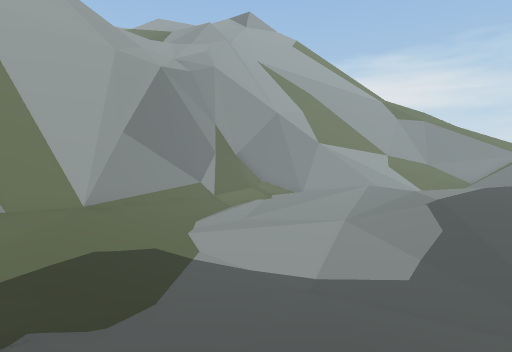
view 1 (above)

22 first-person views from a walk through a Unity game level. The camera is 1.5 m above the floor, tilts 6° down and sees 80° across. Doors are open. The floor is counted in squares, 1 m on a side. Each view is taken from the middle of a square. On the plan, view 1 faces up. The plan holds only what a view shows up to about 15 squares ahead; the rest is blank. The place goes on beyond the plan. The player character is not drawn.

view 2
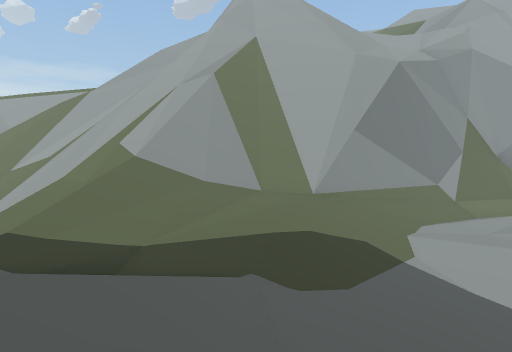

view 3
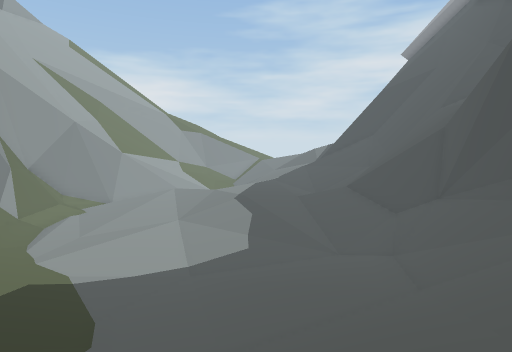

view 4
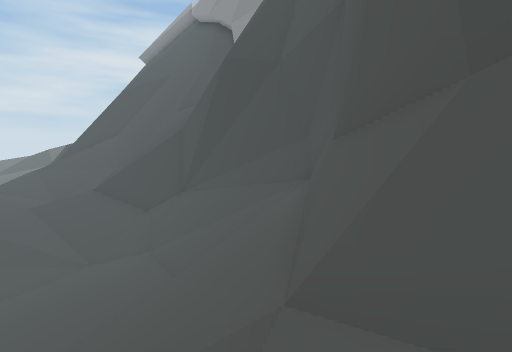

view 5
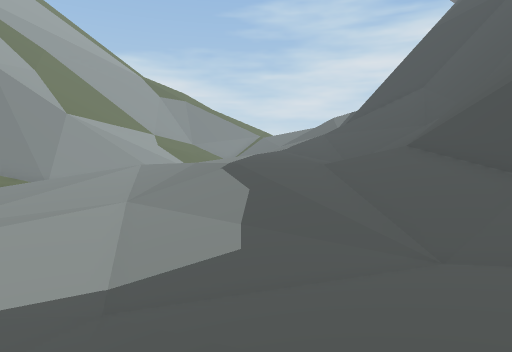

view 6
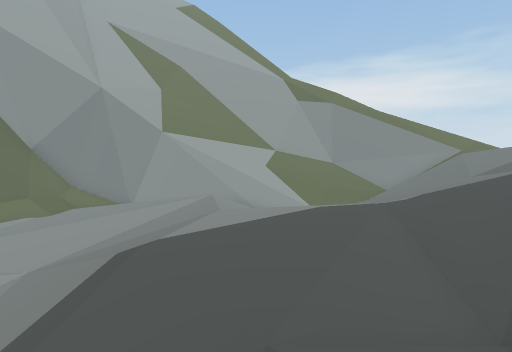

view 7
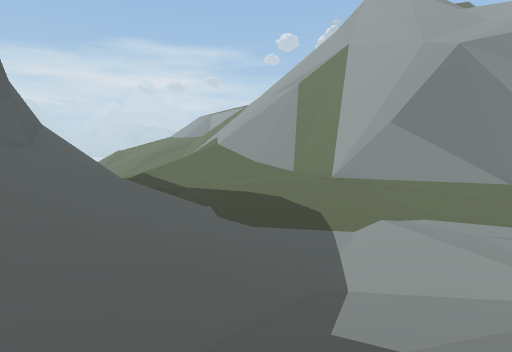

view 8
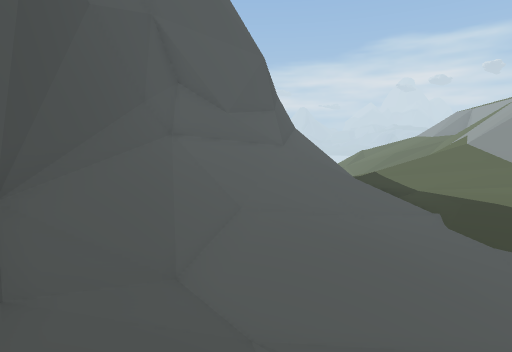

view 9
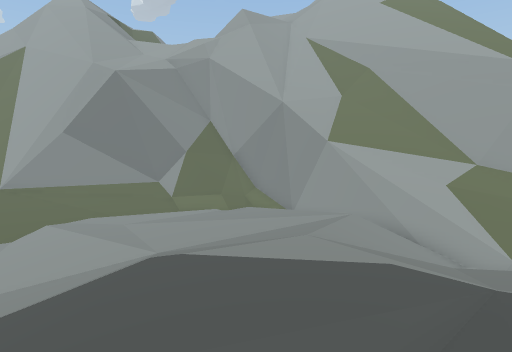

view 10
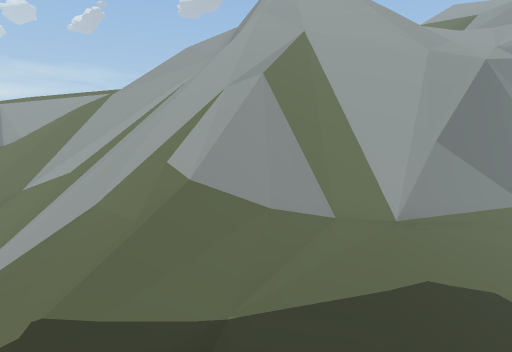

view 11
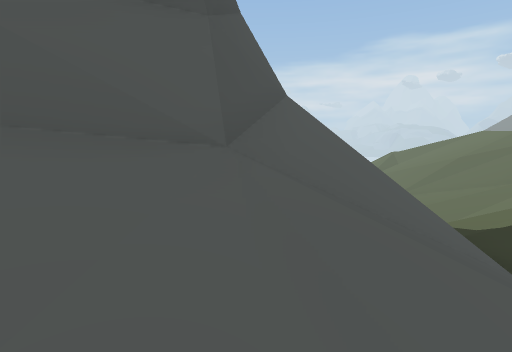

view 12
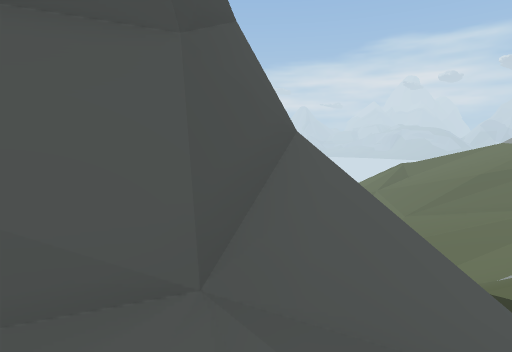

view 13
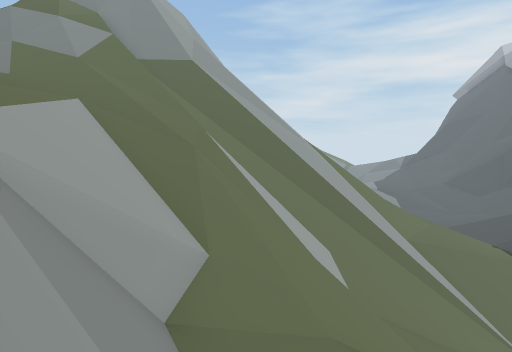

view 14
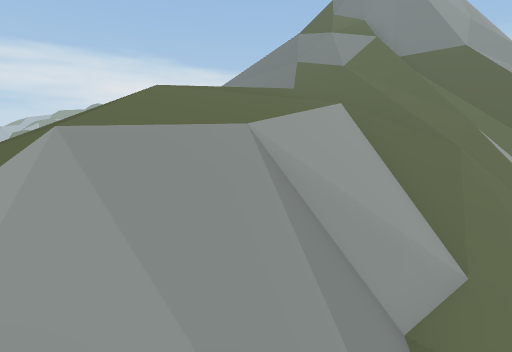

view 15
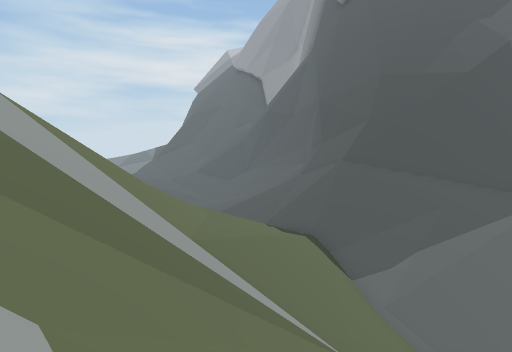

view 16
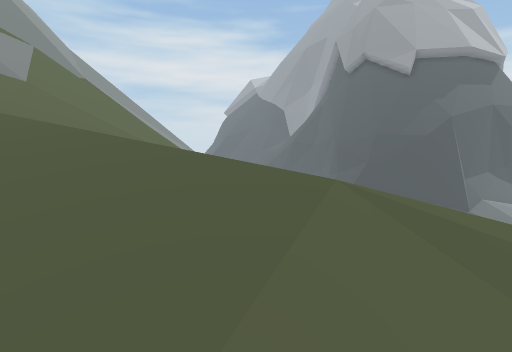

view 17
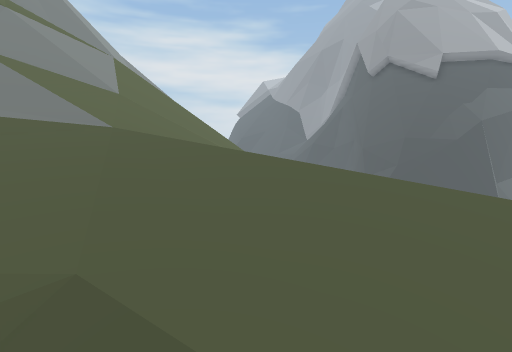

view 18
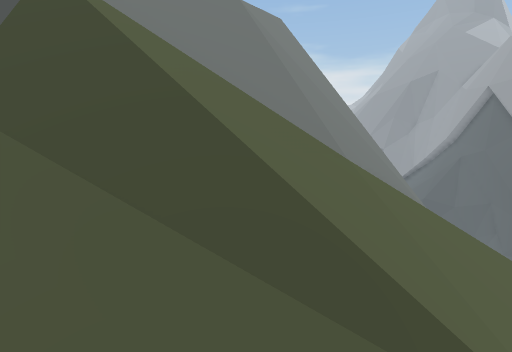

view 19
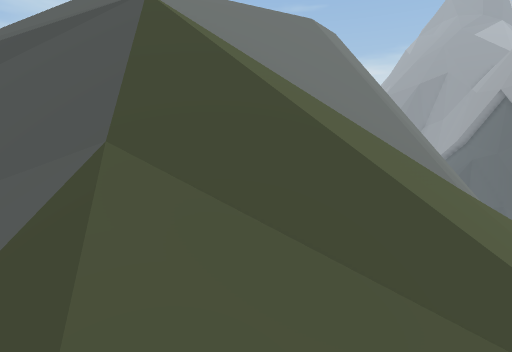

view 20
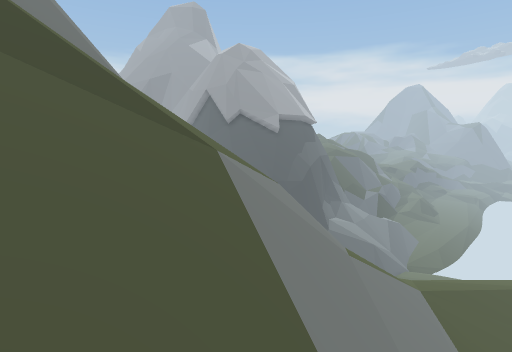

view 21
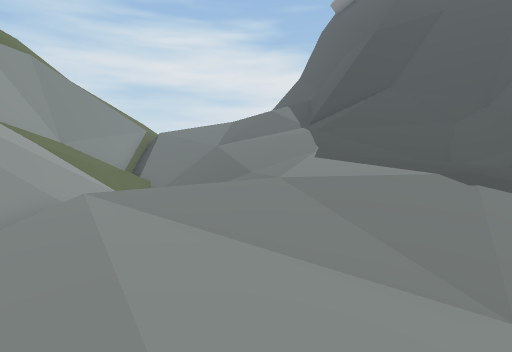

view 22
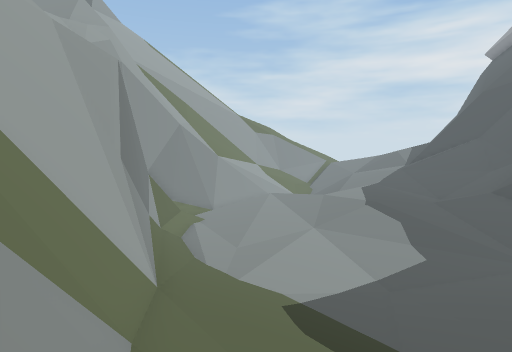

### Floor plan
Key: @ floor where view 1 was taken; # wall or solid block; . main floor; : floor 0.25 m higher than the main floor; - floor 0.5 m lower than the main floor; + floor 0.75 m higher than the main floor; * floor 1 m higher than the main floor; _ floor 1 m lower than the main floor; % floor 1.5 m higher than the main floor; / step, stairs or slope; = window, fence, low wall or low ledge; ^ raised ledge; v drop or lower ground; O other object.
Columns run from 25 left of view 1 to 14 right of it. Each row starts with its distance up from view 1.
 20                     ==#=v##=//////////##
 19                        v########//##////
 18        #v          /// v#=##//=#v===////
 17       /==/        ///=v##=..::+////  ///
 16    ////===        ////v#/...::++/// ////
 15     ////==      /////v#//..::::+// /////
 14    /////=#v     /////v#/....:::++///////
 13    //////=#v###vvvvvv#/.......:/+***////
 12     /////######=vvvv^#/......///***%////
 11     /////=##=//vvv ^#//......///***%////
 10     ///// //=//vvv^^#//......///****////
  9    //////=//=//vv=^=////----.////***////
  8   ///////=//////v^#/+///--_--.//////////
  7  ////////v//////v^=/+//.--__-.////////==
  6 /////////v///////#//+//..----.////===/=#
  5  ////////v///////=//++/.......////#=####
  4 /////////=//////////+//........//=### #
  3  ///////////////////////..:::..//##
  2   //#==//=////////////////:+:////##
  1   //#=///=//////////////////////##
  0    //    /////////+/=////@////O##
 -1     / /////////////#=//=/////=##
 -2       ////////////=#v/#^^######
 -3       //////// ///=#v##   ###
 -4        /////   ////=##
 -5         ///    ////##

Positions as (right, up) in squares from view 1, and headings:
1: (0, 0), facing up
2: (1, 0), facing up-left
3: (-4, -1), facing up-right
4: (-4, -1), facing right
5: (0, 3), facing up-right
6: (8, 6), facing up
7: (8, 6), facing left
8: (8, 7), facing down-left
9: (11, 8), facing up-left
10: (-2, 0), facing up-left
11: (0, 1), facing down-left
12: (-1, 0), facing down-left
13: (-21, -1), facing up-right
14: (-21, -1), facing up
15: (-17, 1), facing right
16: (-25, 4), facing right
17: (-25, 6), facing right
18: (-20, 15), facing right
19: (-20, 16), facing right
20: (-22, 16), facing down-right
21: (1, 14), facing right
22: (-8, 4), facing up-right
